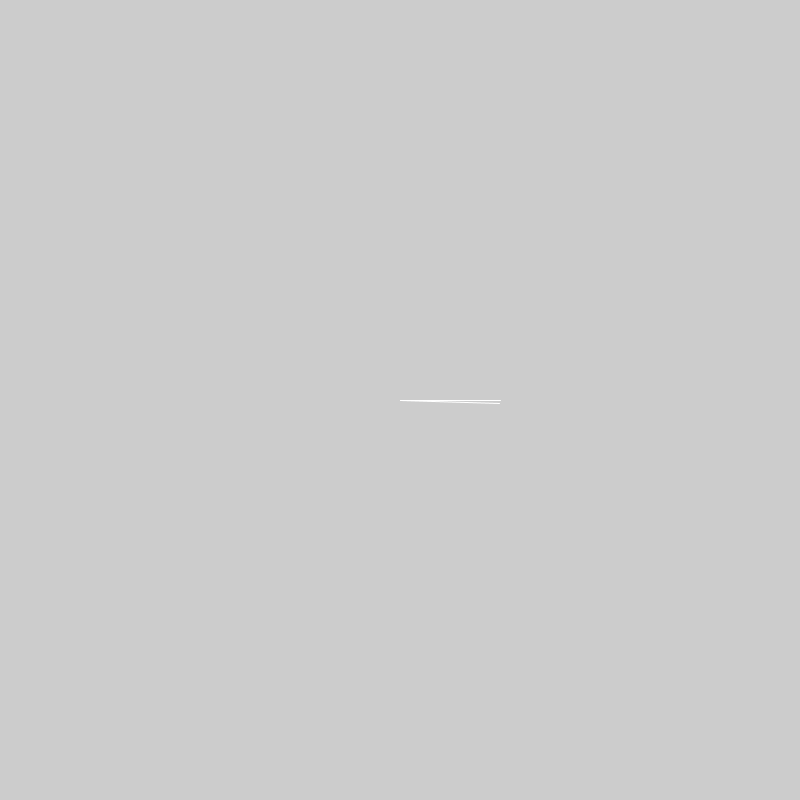
Frame 1 (no input)
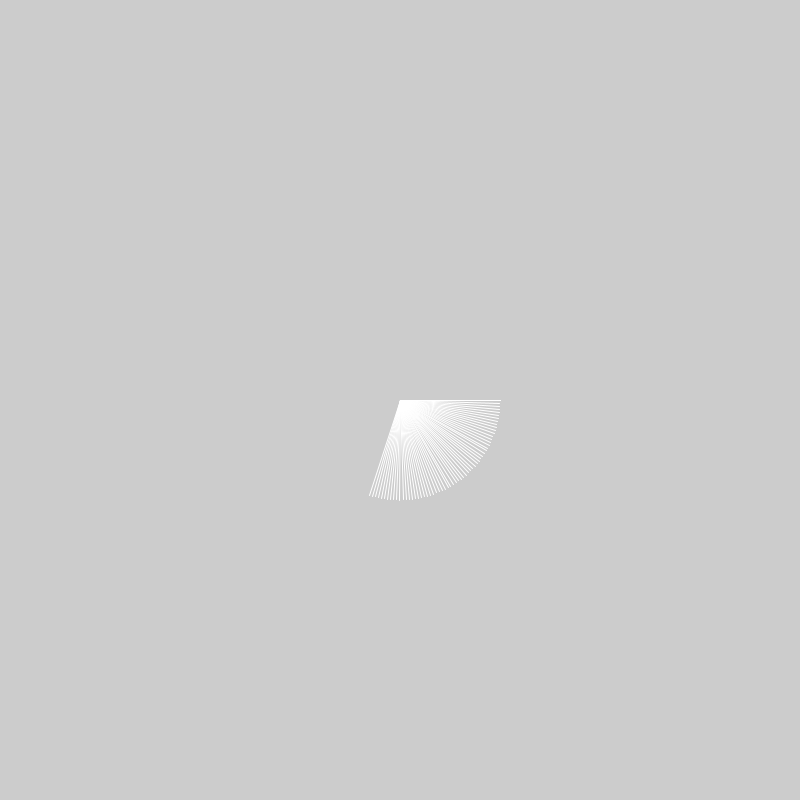
Frame 60 (the mouse pressed at the canvas centre just before this capture)
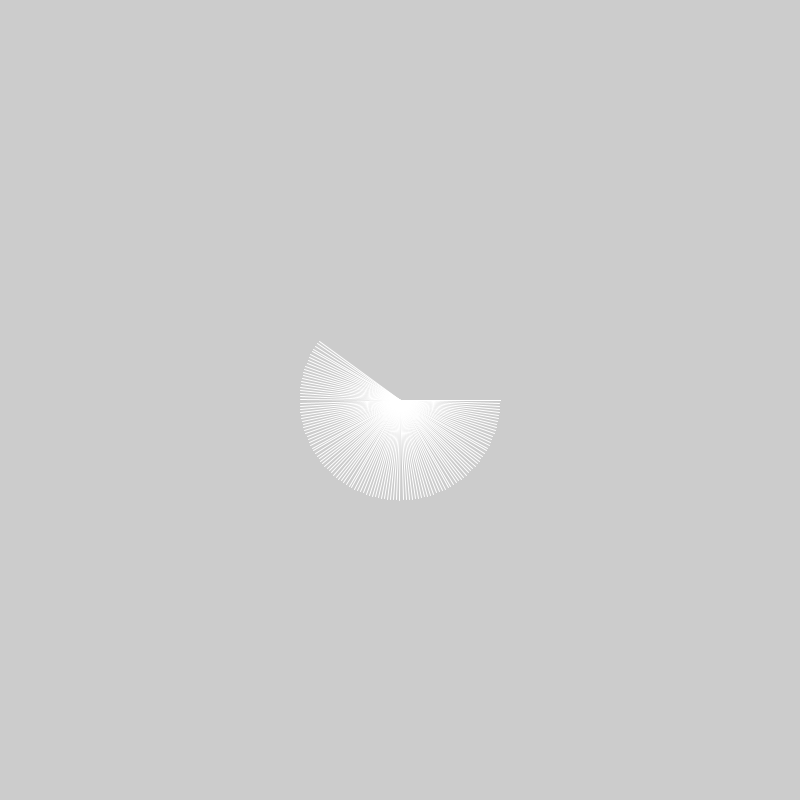
Frame 120 (the mouse held since frame 60 and released just before this capture)

The Processing sketch that drew these frames (run headless with seeded random() and noise(); from frame 60 on, the mouse is pressed at the canvas centre):

// Processing sketch: angle01
// ── angle01.pde
PVector p0 = new PVector(0,0);
PVector p1 = new PVector(100,0);
PVector p2 = new PVector(100,0);


float r = 100;
float angle = 0;

void setup() {
 size(800,800); 
 frameRate(20);
}


void update() {
  angle = PI/100 * frameCount;   
  
  p2 = p1.get();
  p2.rotate(angle);
}

void draw() {
  
  update();  
  clear();
  stroke(255);
 
  translate(width/2, height/2);
  
  line(p0.x, p0.y, p2.x, p2.y);
  line(p0.x, p0.y, p1.x, p1.y);
}


















// r = 100;
// p2.x = (float)(r*Math.cos(angle));
// p2.y = (float)(r*Math.sin(angle));  

// println(PVector.angleBetween(p1,p2)+" "+calcAngle(p1,p2));

float calcAngle(PVector v1, PVector v2) {
  float a = atan2(v2.y, v2.x) - atan2(v1.y, v1.x);
  if (a < 0) a += TWO_PI;
  return a;
}
